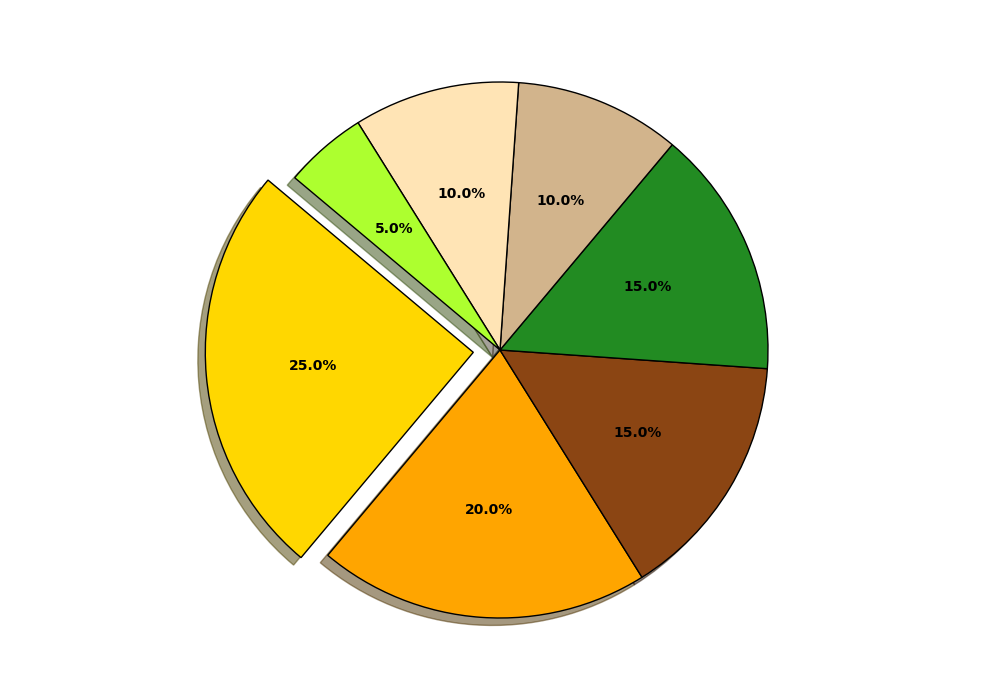

The script that drew this image:
import matplotlib.pyplot as plt

# Crops produced in Harvestville and their respective percentages
percentages = [25, 20, 15, 15, 10, 10, 5]

# Colors associated with each crop
crop_colors = ['#FFD700', '#FFA500', '#8B4513', '#228B22', '#D2B48C', '#FFE4B5','#ADFF2F']

# Explode the largest crop section (Wheat)
explode = [0.1, 0, 0, 0, 0, 0, 0]

# Create the pie chart without labels or titles
fig, ax = plt.subplots(figsize=(10, 7))
wedges, texts, autotexts = ax.pie(
    percentages,
    colors=crop_colors,
    autopct='%1.1f%%',
    startangle=140,  # Start angle for better visual balance
    explode=explode,
    shadow=True,
    wedgeprops={'edgecolor': 'black'}
)

# Customize the percentage labels
for autotext in autotexts:
    autotext.set_color('black')
    autotext.set_fontsize(10)
    autotext.set_weight('bold')

# Adjust layout to ensure no overlaps
plt.tight_layout()

# Show the plot
plt.show()
